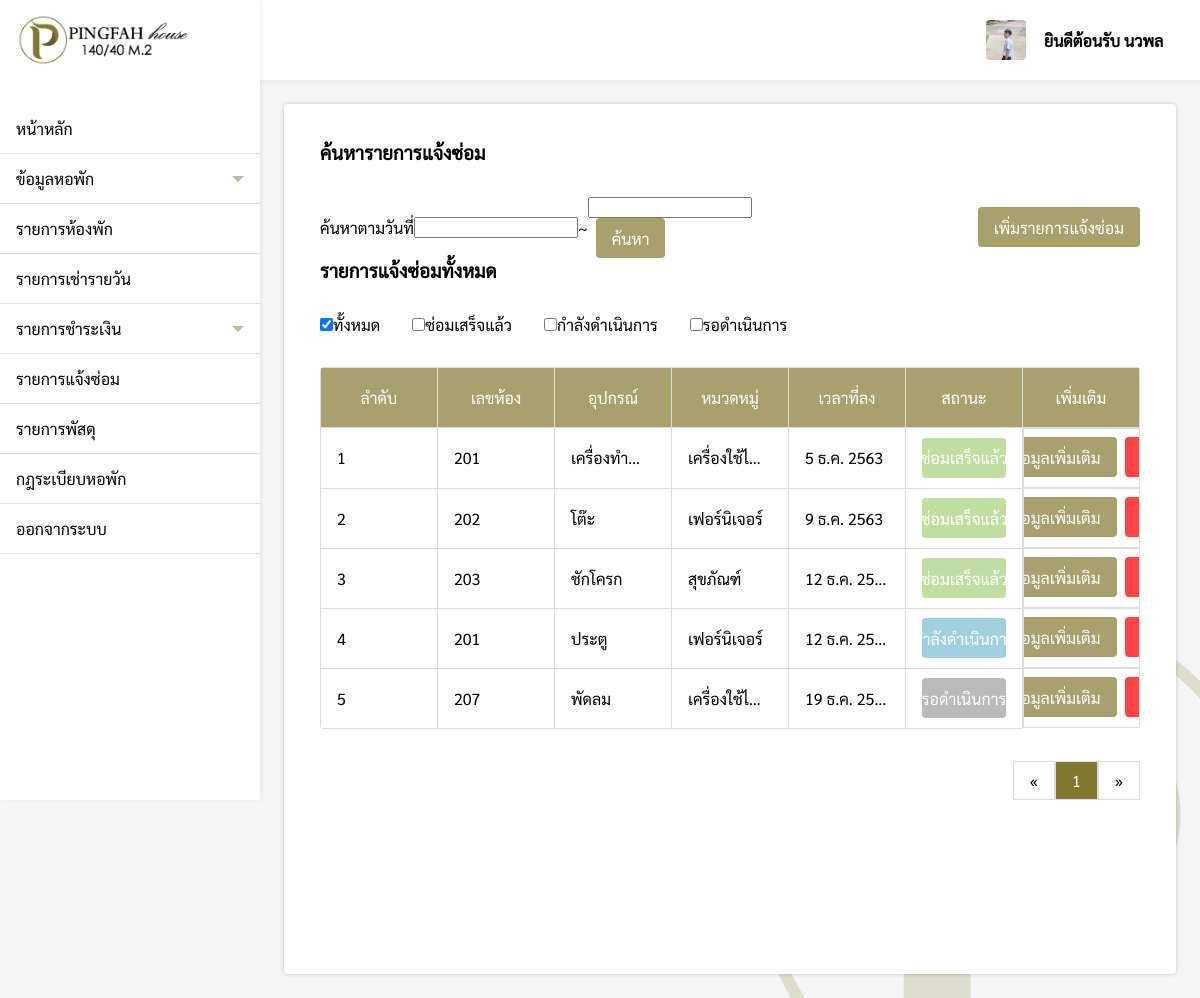
/pages/employee/repair/index.php (signed in), run on the app's committed database.
### tables this page shows
CREATE TABLE `employee` (
  `id` int(11) NOT NULL,
  `title_name` varchar(200) NOT NULL,
  `firstname` varchar(200) NOT NULL,
  `lastname` varchar(200) NOT NULL,
  `nickname` varchar(200) NOT NULL,
  `position` varchar(200) NOT NULL,
  `id_card` varchar(200) NOT NULL,
  `tel` varchar(200) NOT NULL,
  `email` varchar(200) NOT NULL,
  `id_line` varchar(200) NOT NULL,
  `birthday` varchar(200) NOT NULL,
  `age` varchar(200) NOT NULL,
  `race` varchar(200) NOT NULL,
  `nationality` varchar(200) NOT NULL,
  `address` varchar(200) NOT NULL,
  `pic_idcard` varchar(200) NOT NULL,
  `pic_home` varchar(200) NOT NULL,
  `profile_img` varchar(200) NOT NULL,
  `username` varchar(200) NOT NULL,
  `password` varchar(200) NOT NULL
);

CREATE TABLE `repair` (
  `repair_id` int(11) NOT NULL,
  `room_id` varchar(200) NOT NULL,
  `repair_appliance` varchar(200) NOT NULL,
  `repair_category` varchar(200) NOT NULL,
  `repair_detail` varchar(200) NOT NULL,
  `repair_date` varchar(200) NOT NULL,
  `repair_successdate` varchar(200) DEFAULT NULL,
  `repair_status` varchar(200) NOT NULL,
  `repair_income` float(100,2) DEFAULT NULL,
  `repair_expenses` float(100,2) DEFAULT NULL
);

### pages/employee/repair/index.php (the view, shortened to what this page needs)
<?php
if($_SESSION['level'] == 'employee'){
    include('../../connection.php');
    include('../../../components/sidebarEPY.php');
    $from = @$_REQUEST['from'];
    $to = @$_REQUEST['to'];
    $check = @$_REQUEST['Status'];
    function DateThai($strDate)
    {
        $strYear = date("Y",strtotime($strDate))+543;
        $strMonth= date("n",strtotime($strDate));
        $strDay= date("j",strtotime($strDate));
        $strMonthCut = Array("","ม.ค.","ก.พ.","มี.ค.","เม.ย.","พ.ค.","มิ.ย.","ก.ค.","ส.ค.","ก.ย.","ต.ค.","พ.ย.","ธ.ค.");
        $strMonthThai=$strMonthCut[$strMonth];
        return "$strDay $strMonthThai $strYear";
    }
?>
<!DOCTYPE html>
<html lang="en">
<head>
    <link rel="stylesheet" href="../../../css/repair.css">
    <link rel="stylesheet" href="../../../css/my-style.css">
</head>
<body>
    <div class="box">
        <div style="padding:24px;">
            <div class="repair-box">
                <h3>ค้นหารายการแจ้งซ่อม</h3>
                <div style="padding-top:32px;display:flex;justify-content:space-between;align-items:center;">
                    <div style="display:flex;align-items:center;">
                        <label>ค้นหาตามวันที่</label>
                        <div style="position:relative;">
                            <input type="text" id="date_from" class="roundtrip-input" value="<?php echo $from; ?>">
                        </div>
                        <label>~</label>
                        <div style="position:relative;">
                            <input type="text" id="date_to" class="roundtrip-input" value="<?php echo $to; ?>">
                            <button type="button" style="margin:0 8px;" onclick="searchDate()">ค้นหา</button>
                        </div>
                    </div>
                    <a href="addRepair.php"><button>เพิ่มรายการแจ้งซ่อม</button></a>
                </div>
                <div>
                    <h3>รายการแจ้งซ่อมทั้งหมด</h3>
                    <div style="display:flex;align-items:center;">
                        <div style="padding:32px 16px 32px 0;display:flex;">
                            <input type="checkbox" id="all"
                                onchange="<?php if(isset($from) && isset($to)){ echo "searchCheck2('$from','$to',this.id)"; }else{ echo "searchCheck(this.id)"; } ?>"
                                <?php if(!isset($check)){ echo "checked"; } ?>>
                            <label for="scales">ทั้งหมด</label>
                        </div>
                        <div style="padding:32px 16px;display:flex;">
                            <input type="checkbox" id="success"
                                onchange="<?php if(isset($from) && isset($to)){ echo "searchCheck2('$from','$to',this.id)"; }else{ echo "searchCheck(this.id)"; } ?>"
                                <?php if(isset($check)){ if($check == "success"){ echo "checked";}} ?>>
                            <label for="scales">ซ่อมเสร็จแล้ว</label>
                        </div>
                        <div style="padding:32px 16px;display:flex;">
                            <input type="checkbox" id="inprogress"
                                onchange="<?php if(isset($from) && isset($to)){ echo "searchCheck2('$from','$to',this.id)"; }else{ echo "searchCheck(this.id)"; } ?>"
                                <?php if(isset($check)){ if($check == "inprogress"){ echo "checked";}} ?>>
                            <label for="scales">กำลังดำเนินการ</label>
                        </div>
                        <div style="padding:32px 16px;display:flex;">
                            <input type="checkbox" id="pending"
                                onchange="<?php if(isset($from) && isset($to)){ echo "searchCheck2('$from','$to',this.id)"; }else{ echo "searchCheck(this.id)"; } ?>"
                                <?php if(isset($check)){ if($check == "pending"){ echo "checked";}} ?>>
                            <label for="scales">รอดำเนินการ</label>
                        </div>
                    </div>
                    <?php
                    $perpage = 5;
                    if(isset($_GET['page'])){
                        $page = $_GET['page'];
                    }else{
                        $page = 1;
                    }
                    $start = ($page - 1) * $perpage;
                    $num = $start + 1;
                    if(isset($from) && isset($to) && !isset($check)){
                        $sql = "SELECT * FROM repair WHERE (repair_date BETWEEN '$from' AND '$to') ORDER BY repair_date";
                    }else{
                        $sql = "SELECT * FROM repair ORDER BY repair_date LIMIT {$start} , {$perpage} ";
                    }
                        $result = $conn->query($sql);
                        if ($result->num_rows > 0) {
                ?>
                    <table>
                        <tr>
                            <th>ลำดับ</th>
                            <th>เลขห้อง</th>
                            <th>อุปกรณ์</th>
                            <th>หมวดหมู่</th>
                            <th>เวลาที่ลง</th>
                            <th>สถานะ</th>
                            <th>เพิ่มเติม</th>
                        </tr>
                        <?php while($row = $result->fetch_assoc()){ ?>
                        <tr>
                            <td><?php echo $num; ?></td>
                            <td><?php echo $row['room_id']; ?></td>
                            <td><?php echo $row['repair_appliance']; ?></td>
                            <td><?php echo $row['repair_category']; ?></td>
                            <td><?php echo DateThai($row['repair_date']); ?></td>
                            <td>
                                <?php
                                if($row['repair_status'] == 'รอดำเนินการ'){
                            ?>
                                <div class="pending-status">
                                    <p><?php echo $row['repair_status']; ?></p>
                                </div>
                                <?php
                                }else if($row['repair_status'] == 'กำลังดำเนินการ'){
                            ?>
                                <div class="inprogress-status">
                                    <p><?php echo $row['repair_status']; ?></p>
                                </div>
                                <?php
                                }else if($row['repair_status'] == 'ซ่อมเสร็จแล้ว'){
                            ?>
                                <div class="success-status">
                                    <p><?php echo $row['repair_status']; ?></p>
                                </div>
                                <?php
                                }else{
                                    echo "error!";
                                }
                            ?>
                            </td>
                            <td class="flex-more">
                                <div>
                                    <a href="repairDetail.php?repair_id=<?php echo $row['repair_id'];?>"><button>ดูข้อมูลเพิ่มเติม</button></a>
                                </div>
                                <div>
                                    <button class="del-btn" onclick="repair_del(<?php echo $row['repair_id']; ?>)">ลบ</button>
                                </div>
                            </td>
                        </tr>
                        <?php $num++; } ?>
                    </table>
                    <?php
                    $sql2 = "SELECT * FROM repair";
                    $query2 = mysqli_query($conn, $sql2);
                    $total_record = mysqli_num_rows($query2);
                    $total_page = ceil($total_record / $perpage);
                    ?>
                    <div style="display:flex;justify-content:flex-end">
                        <div class="pagination">
                            <?php
                        if(isset($from) && isset($to) && !isset($check)){
                        ?>
                            <a href="index.php?from=<?php echo $from; ?>&to=<?php echo $to; ?>&page=1">&laquo;</a>
                            <?php for($i=1;$i<=$total_page;$i++){ ?>
                            <a href="index.php?from=<?php echo $from; ?>&to=<?php echo $to; ?>&page=<?php echo $i; ?>"
                                <?php if($page == $i){ echo "style='background-color: rgb(131, 120, 47, 1);color:#fff;'"; }?>><?php echo $i; ?></a>
                            <?php } ?>
                            <a
                                href="index.php?from=<?php echo $from; ?>&to=<?php echo $to; ?>&page=<?php echo $total_page; ?>">&raquo;</a>
                            <?php
                        }else{
                        ?>
                            <a href="index.php?page=1">&laquo;</a>
                            <?php for($i=1;$i<=$total_page;$i++){ ?>
                            <a href="index.php?page=<?php echo $i; ?>"
                                <?php if($page == $i){ echo "style='background-color: rgb(131, 120, 47, 1);color:#fff;'"; }?>><?php echo $i; ?></a>
                            <?php } ?>
                            <a href="index.php?page=<?php echo $total_page; ?>">&raquo;</a>
                            <?php } ?>
                        </div>
                    </div>
                    <?php
                }else{
                    echo "<div style='margin:32px 0'>ไม่มีรายการแจ้งซ่อม</div>";
                }
                ?>
                </div>
            </div>
        </div>
    </div>
</body>
</html>
<?php
}else{
    Header("Location: ../../login.php");
}
?>

### components/sidebarEPY.php (shortened to what this page needs)
<!DOCTYPE html>
<html lang="en">
<head>
    <link rel="stylesheet" href="/Pingfah/css/navbar.css">
</head>
<body onload="menubar()">
    <div >
        <div class="sidebar">
            <div class="logo_box">
                <img src="/Pingfah/img/logo.png" alt="logo" class="logo">
            </div>
            <ul>
                <a href="/Pingfah/pages/employee/index.php">
                    <li id="main">หน้าหลัก</li>
                </a>
                <li class="dropdown-btn">
                    ข้อมูลหอพัก
                    <div id="arrow-down" class="arrow-down"></div>
                </li>
                <a href="/Pingfah/pages/employee/roomList/index.php">
                    <li id="roomlist">รายการห้องพัก</li>
                </a>
                <a href="/Pingfah/pages/employee/daily/index.php">
                    <li id="daily">รายการเช่ารายวัน</li>
                </a>
                <li class="dropdown-btn2">
                    รายการชำระเงิน
                    <div id="arrow-down2" class="arrow-down"></div>
                </li>
                <a href="/Pingfah/pages/employee/repair/index.php">
                    <li id="repair">รายการแจ้งซ่อม</li>
                </a>
                <a href="/Pingfah/pages/employee/package/index.php">
                    <li id="package">รายการพัสดุ</li>
                </a>
                <a href="/Pingfah/pages/employee/rule/index.php">
                    <li id="rule">กฎระเบียบหอพัก</li>
                </a>
                <a href="/Pingfah/pages/logout.php">
                    <li class="logout">ออกจากระบบ</li>
                </a>
            </ul>
        </div>
        <div class="topbar">
            <div style="padding:16px 24px">
            </div>
            <a href="/Pingfah/pages/employee/myprofile/index.php">
                <div class="profile">
                    <?php
                    $user = $_SESSION['ID'];
                    $sql = "SELECT * FROM employee WHERE username = '$user'";
                    $profile_result = $conn->query($sql);
                    if ($profile_result->num_rows > 0) {
                        while($profile = $profile_result->fetch_assoc()) {
                    ?>
                    <img src="<?php if(isset($profile['profile_img'])){ echo "/Pingfah/pages/images/employee/".$_SESSION['ID']."/".$profile['profile_img']; }else{ echo "https://sites.google.com/site/rabbiteieicom/_/rsrc/1467891358746/home/image8.jpg"; } ?>"
                        alt="profile_logo" class="profile-logo">
                    <p class="profile-text">ยินดีต้อนรับ <?php echo $_SESSION['name']; ?></p>
                    <?php }} ?>
                </div>
            </a>
        </div>
    </div>
</body>
</html>

### data on the page
employee: profile_img (picture)
repair: room "201", repair_appliance "เครื่องทำ…", repair_category "เครื่องใช้ไฟ…", repair_date "5 ธ.ค. 2563", repair_status "ซ่อมเสร็จแล้ว"
repair: room "202", repair_appliance "โต๊ะ", repair_category "เฟอร์นิเจอร์", repair_date "9 ธ.ค. 2563", repair_status "ซ่อมเสร็จแล้ว"
repair: room "203", repair_appliance "ชักโครก", repair_category "สุขภัณฑ์", repair_date "12 ธ.ค. 25…", repair_status "ซ่อมเสร็จแล้ว"
repair: room "201", repair_appliance "ประตู", repair_category "เฟอร์นิเจอร์", repair_date "12 ธ.ค. 25…", repair_status "กำลังดำเนินการ"
repair: room "207", repair_appliance "พัดลม", repair_category "เครื่องใช้ไฟ…", repair_date "19 ธ.ค. 25…", repair_status "รอดำเนินการ"
